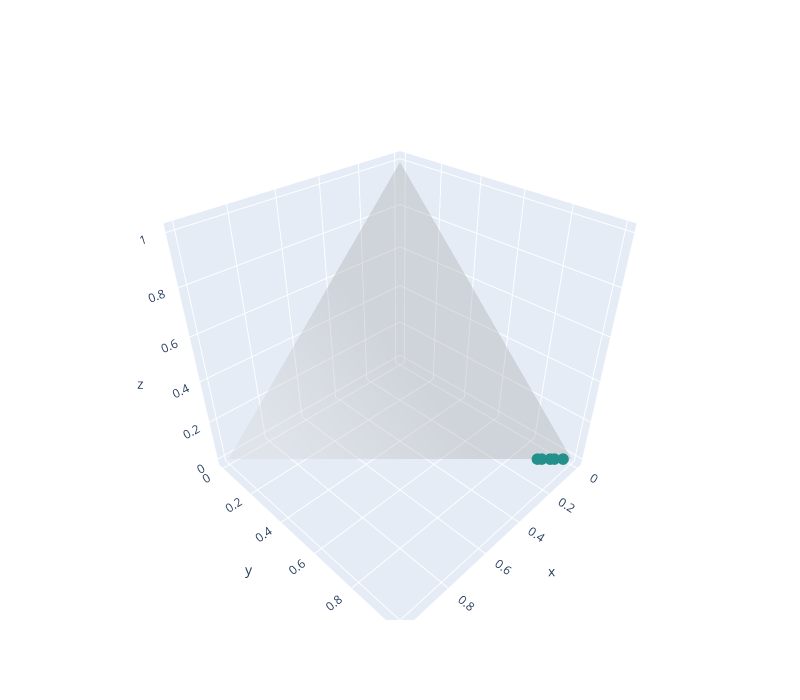

Write notebook code for a chart like this one.
### Code cell
#RANDOM

fig = go.Figure(data=go.Scatter3d(mode = 'markers',
    x= RS_coords['TP'], 
    y= RS_coords['TN'], 
    z= RS_coords['FP'],
    marker=dict(
        size=4, #pallini per quelli assocaiti al threshold quindi in realtà
        color=RS_coords['MCC'],
        colorscale='Viridis'
    ),
    line=dict(
        color='green',
        width=3
    )
))


fig.update_layout(
    width=800,
    height=700,
    autosize=True
)


fig.add_trace(go.Figure(data=[
    go.Mesh3d(
        x=[0, 0, 0, 1], 
        y=[0, 0, 1, 0],
        z=[0, 1, 0, 0],

        color ='lightgrey',
        
        opacity = 0.2, #for transparency
        
        # i, j and k sono i vertici dei triangoli
        # here we represent the 4 triangles of the tetrahedron surface
        i=[0, 0, 0, 1],
        j=[1, 2, 3, 2],
        k=[2, 3, 1, 3],
        name='y',
        showscale=True
    )
]).data[0])



fig.show()

### Figure 1 — Plotly figure (JSON) as saved in the notebook; plotly's stock layout.template omitted (floating-point values rounded to 4 significant figures)
{"data": [{"line": {"color": "green", "width": 3}, "marker": {"color": [1, 1, 1, 1, 1, 1, 1, 1, 1, 1], "colorscale": [[0, "#440154"], [0.1111, "#482878"], [0.2222, "#3e4989"], [0.3333, "#31688e"], [0.4444, "#26828e"], [0.5556, "#1f9e89"], [0.6667, "#35b779"], [0.7778, "#6ece58"], [0.8889, "#b5de2b"], [1, "#fde725"]], "size": 4}, "mode": "markers", "type": "scatter3d", "x": [0.1, 0.1, 0.025, 0.0625, 0.0625, 0.05, 0.05, 0.025, 0.0875, 0.0625], "y": [0.9, 0.9, 0.975, 0.9375, 0.9375, 0.95, 0.95, 0.975, 0.9125, 0.9375], "z": [0, 0, 0, 0, 0, 0, 0, 0, 0, 0]}, {"color": "lightgrey", "i": [0, 0, 0, 1], "j": [1, 2, 3, 2], "k": [2, 3, 1, 3], "name": "y", "opacity": 0.2, "showscale": true, "type": "mesh3d", "x": [0, 0, 0, 1], "y": [0, 0, 1, 0], "z": [0, 1, 0, 0]}], "layout": {"autosize": true, "height": 700, "width": 800}}
